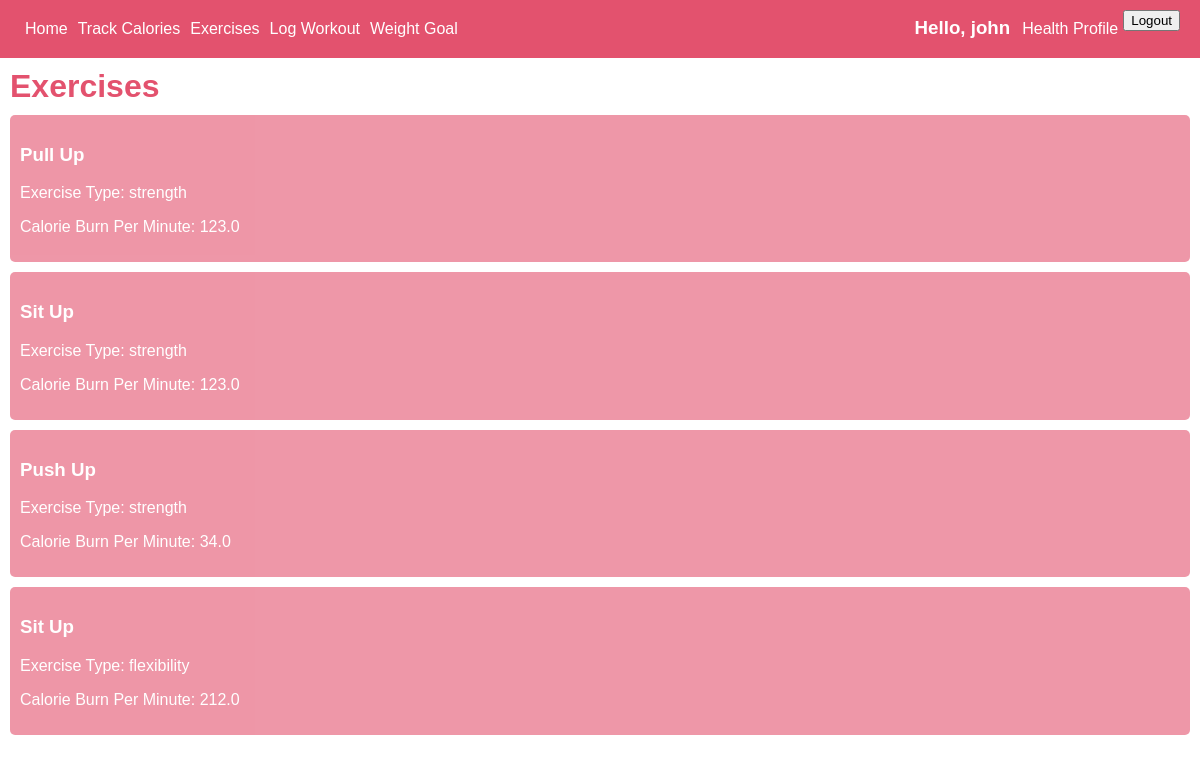
The app's page /exercise/ (signed in) with its own data.
### app/models.py (models this page shows, shortened)
class exercise(models.Model):
    user = models.ForeignKey(User, on_delete=models.CASCADE)
    exercise_name = models.CharField(max_length=50, null=True, blank=True)
    EXERCISE_TYPES = [
        ('cardio', 'Cardio'),
        ('strength', 'Strength'),
        ('flexibility','Flexibility'),
        ('balance', 'Balance'),
        ('hiit', 'High-Intensity Interval Training'),
        ('other', 'Others')
    ]
    exercise_type = models.CharField(max_length=50, choices=EXERCISE_TYPES)
    calorie_burn = models.FloatField(null=True, blank=True)

### app/views.py (the view)
# urls.py: path('exercise/',ExerciseListView.as_view(), name = 'exercise'),
class ExerciseListView(LoginRequiredMixin,ListView):
    model = exercise
    context_object_name = 'exercises'
    template_name = 'app/exercise.html'
    def get_queryset(self):
        return exercise.objects.filter(user=self.request.user)

### app/templates/app/exercise.html
{% extends 'app/base.html' %} {% load static %} {%block content%}
<div class="container">
  <h1>Exercises</h1>
  {% for exercise in exercises %}
  <div class="exercise-entry">
    <h3>
      <a href="{% url 'exercise_detail' exercise.pk %}"
        >{{ exercise.exercise_name }}</a
      >
    </h3>
    <p>Exercise Type: {{exercise.exercise_type}}</p>
    <p>Calorie Burn Per Minute: {{exercise.calorie_burn}}</p>
  </div>
</div>
{% endfor %} {% endblock content%}

### app/templates/app/navbar.html (shortened to what this page needs)
<header>
  <div class="nav-bar">
    <a href="{% url 'home' %}">Home</a>
    <a href="{% url 'calories' %}">Track Calories</a>
    <a href="{% url 'exercise' %}">Exercises</a>
    <a href="{% url 'workout' %}">Log Workout</a>
    <a href="{% url 'weight_loss_dashboard' %}">Weight Goal</a>
    {% if user.is_authenticated %}
    <h3>Hello, {{user.username}}</h3>
    <a href="{% url 'health_profile_create' %}">Health Profile </a>
    <form action="{% url 'logout' %}" method="post">
      <button type="submit">Logout</button>
    </form>
    {% else %}
    <h3>Not logged in</h3>
    {% endif %}
  </div>
</header>

### static/css/base.css (style rules this page uses)
h1 { color: #e3526e; }
body { margin: 0; font-family:Arial, Helvetica, sans-serif; }
.container h1 { margin: 10px; }
.nav-bar { background-color: #e3526e; padding: 10px 20px; display: flex; }
.nav-bar a { text-decoration: none; color: white; padding: 10px 5px; margin: 0; }
.nav-bar h3 { margin: 0; padding: 7px; margin-left: auto; color: white; }
.exercise-entry { background-color: #e3526e; padding: 10px; margin: 10px; opacity: 0.6; border-radius: 5px; color: white; }
.exercise-entry a { text-decoration: none; color: white; }
p { margin-top: 15px; }
a { text-decoration: none; color: #007bff; }

### records on screen
exercise: exercise_name "Pull Up", exercise_type "strength", calorie_burn "123.0"
exercise: exercise_name "Sit Up", exercise_type "strength", calorie_burn "123.0"
exercise: exercise_name "Push Up", exercise_type "strength", calorie_burn "34.0"
exercise: exercise_name "Sit Up", exercise_type "flexibility", calorie_burn "212.0"

### other values on screen
{{ user.username }} "john"
